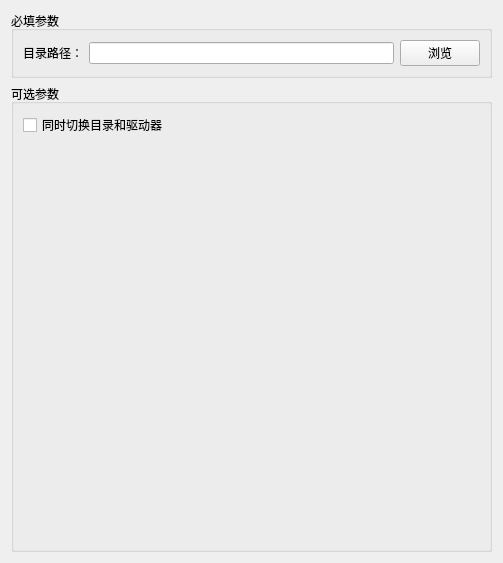
<?xml version="1.0" encoding="UTF-8"?>
<ui version="4.0">
 <class>CdCmdEditor</class>
 <widget class="QWidget" name="CdCmdEditor">
  <property name="geometry">
   <rect>
    <x>0</x>
    <y>0</y>
    <width>503</width>
    <height>563</height>
   </rect>
  </property>
  <property name="windowTitle">
   <string>Form</string>
  </property>
  <layout class="QVBoxLayout" name="verticalLayout">
   <item>
    <widget class="QGroupBox" name="groupBox">
     <property name="title">
      <string>必填参数</string>
     </property>
     <layout class="QVBoxLayout" name="verticalLayout_2">
      <item>
       <layout class="QGridLayout" name="gridLayout">
        <item row="0" column="0">
         <widget class="QLabel" name="label">
          <property name="text">
           <string>目录路径：</string>
          </property>
         </widget>
        </item>
        <item row="0" column="1">
         <layout class="QHBoxLayout" name="horizontalLayout">
          <item>
           <widget class="QLineEdit" name="lineEdit_arg_dirpath"/>
          </item>
          <item>
           <widget class="QPushButton" name="pushButton_arg_browserDir">
            <property name="text">
             <string>浏览</string>
            </property>
           </widget>
          </item>
         </layout>
        </item>
       </layout>
      </item>
     </layout>
    </widget>
   </item>
   <item>
    <widget class="QGroupBox" name="groupBox_2">
     <property name="title">
      <string>可选参数</string>
     </property>
     <layout class="QVBoxLayout" name="verticalLayout_3">
      <item>
       <layout class="QGridLayout" name="gridLayout_2">
        <item row="0" column="0">
         <widget class="QCheckBox" name="checkBox_option_d">
          <property name="toolTip">
           <string>/d</string>
          </property>
          <property name="text">
           <string>同时切换目录和驱动器</string>
          </property>
         </widget>
        </item>
       </layout>
      </item>
      <item>
       <spacer name="verticalSpacer">
        <property name="orientation">
         <enum>Qt::Vertical</enum>
        </property>
        <property name="sizeHint" stdset="0">
         <size>
          <width>20</width>
          <height>40</height>
         </size>
        </property>
       </spacer>
      </item>
     </layout>
    </widget>
   </item>
  </layout>
 </widget>
 <resources/>
 <connections/>
</ui>
